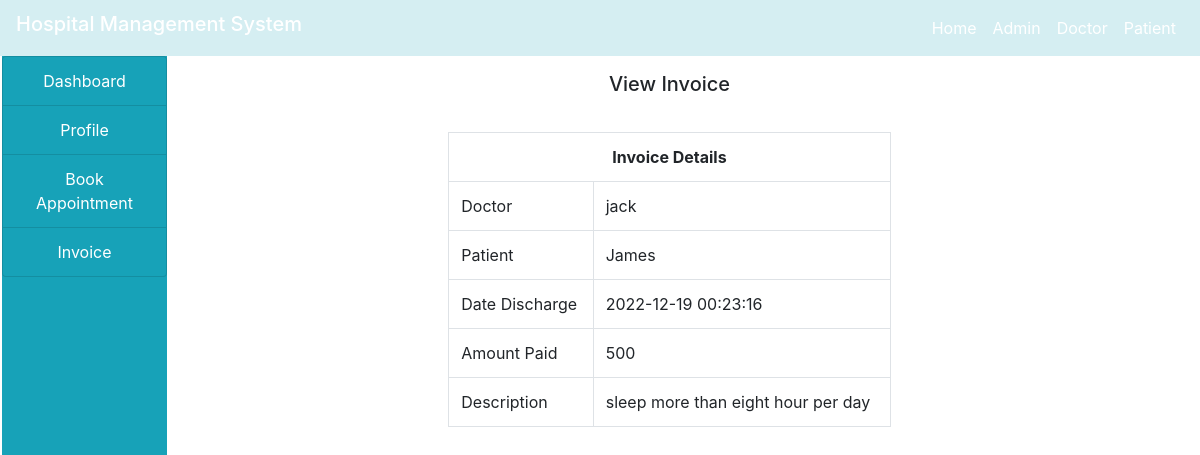
The app's page /patient/view.php?id=1 with its own data.
### tables this page shows
CREATE TABLE `income` (
  `id` int(11) NOT NULL,
  `doctor` varchar(30) NOT NULL,
  `patient` varchar(30) NOT NULL,
  `date_discharge` varchar(50) NOT NULL,
  `amount_paid` varchar(40) NOT NULL,
  `description` varchar(70) NOT NULL
);

### patient/view.php (the view, shortened to what this page needs)
<!DOCTYPE html>
<html>
<head>
</head>
<body>
	<?php
		include("../project/home.php");
		include("../project/connection.php");
	?>
	<div class="container-fluid">
		<div class="col-md-12">
			<div class="row">
				<div class="col-md-2" style="margin-left: -28px;">
					<?php
					include("sidenav.php");
					?>
				</div>
				<div class="col-md-10">
					<h5 class="text-center my-3">View Invoice</h5>
					 <div class="col-md-12">
				    	<div class="row">
				    		<div class="col-md-3"></div>
				    		<div class="col-md-6">
				    		<?php
							if(isset($_GET['id']))
							{
								$id = $_GET['id'];
								$query = "SELECT * from income where id='$id'";
								$res = mysqli_query($connect,$query);
								$row = mysqli_fetch_array($res);
							}
				    		?>
				    		<table class="table table-bordered" style="margin-top: 20px;">
									<tr>
										<th colspan="2" class="text-center">Invoice Details</th>
									</tr>
									<tr>
										<td>Doctor</td>
										<td><?php echo $row['doctor']; ?></td>
									</tr>
									<tr>
										<td>Patient</td>
										<td><?php echo $row['patient']; ?></td>
									</tr>
									<tr>
										<td>Date Discharge</td>
										<td><?php echo $row['date_discharge']; ?></td>
									</tr>
									<tr>
										<td>Amount Paid</td>
										<td><?php echo $row['amount_paid']; ?></td>
									</tr>
									<tr>
										<td>Description</td>
										<td><?php echo $row['description']; ?></td>
									</tr>
								</table>
				    		</div>
				    	</div>
				    </div>
				</div>
			</div>
		</div>
	</div>
</body>
</html>

### records on screen
income: doctor "jack", patient "James", date_discharge "2022-12-19 00:23:16", amount_paid "500", description "sleep more than eight hour per day"
